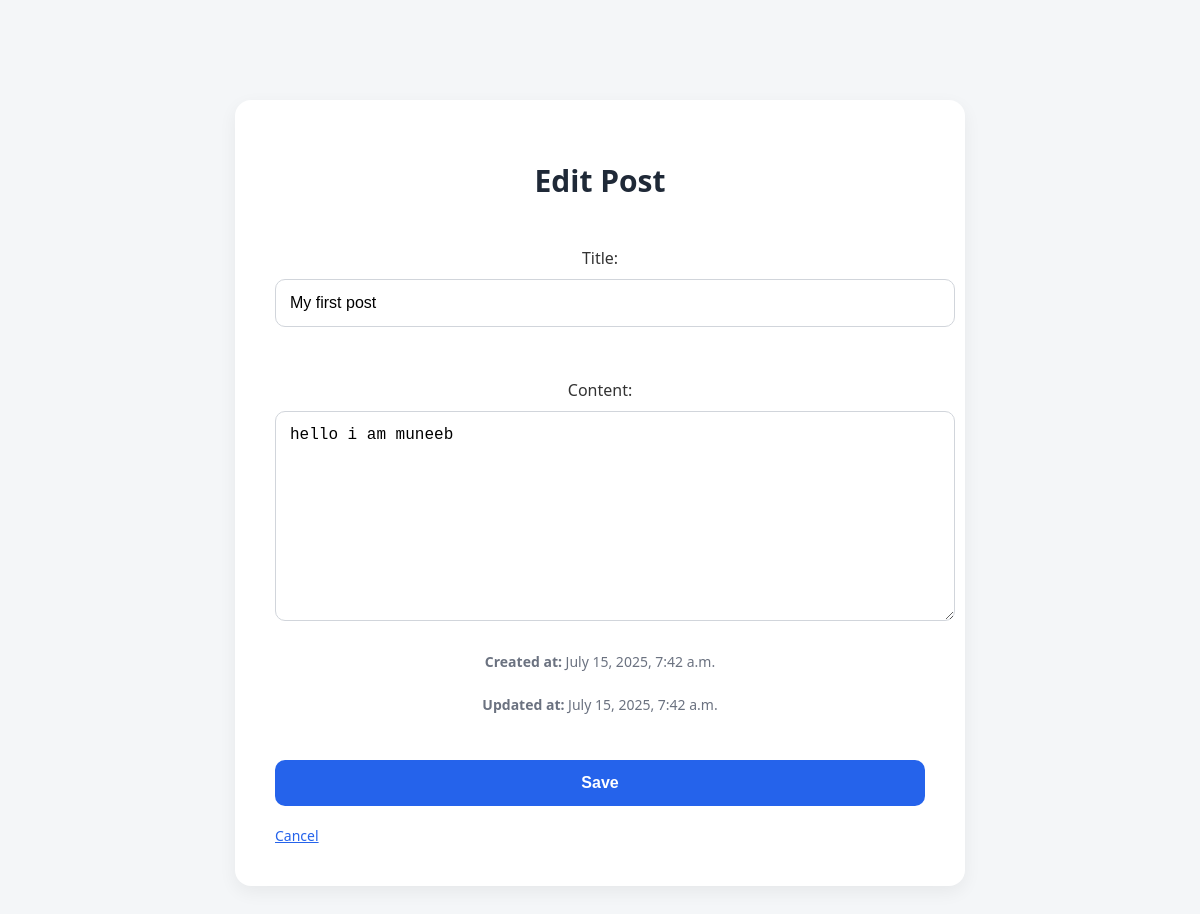
The page /post/edit/8 (signed in) on the database its author committed.
### blog/models.py (models this page shows, shortened)
class Post(models.Model):
    title = models.CharField(max_length=200)
    content = models.TextField()
    author = models.ForeignKey(User, on_delete=models.CASCADE)
    created = models.DateTimeField(auto_now_add=True)
    updated = models.DateTimeField(auto_now=True)

### blog/views.py (the view, shortened to what this page needs)
# urls.py: path("edit/<int:pk>",views.EditPostView.as_view(), name="edit"),
class EditPostView(LoginRequiredMixin, generic.UpdateView):
    model = Post
    fields = ['title', 'content']
    template_name = 'blog/form.html'
    def dispatch(self, request, *args, **kwargs):
        post = self.get_object()
        if post.author != request.user:
            return HttpResponse("Unauthorized", status=401)
        return super().dispatch(request, *args, **kwargs)

### blog/templates/blog/form.html (shortened to what this page needs)
{% load static %}
<!DOCTYPE html>
<html>
<head>
    <link rel="stylesheet" href="{% static 'blog/index.css' %}">
</head>
<body>
<div class="post-form">
    <h1>{% if form.instance.pk %}Edit{% else %}New{% endif %} Post</h1>
    <form method="post">
        {{ form.as_p }}
        {% if form.instance.pk %}
            {% if form.instance.created == form.instance.updated %}
                <p class="timestamp"><strong>Created at:</strong> {{ form.instance.created }}</p>
            {% else %}
                <p class="timestamp"><strong>Created at:</strong> {{ form.instance.created }}</p>
                <p class="timestamp"><strong>Updated at:</strong> {{ form.instance.updated }}</p>
            {% endif %}
        {% endif %}
        <button type="submit">Save</button>
    </form>
    <a href="{% url 'blog:index' %}" class="cancel-link">Cancel</a>
</div>
</body>
</html>

### blog/static/blog/index.css (style rules this page uses)
body { font-family: 'Segoe UI', Roboto, sans-serif; background-color: #f4f6f8; color: #333; margin: 0; padding: 40px 20px; }
h1 { text-align: center; color: #1a202c; font-size: 36px; margin-bottom: 40px; }
form { text-align: center; margin-top: 30px; }
button { padding: 10px 20px; background-color: #ef4444; color: white; border: none; border-radius: 10px; cursor: pointer; font-weight: bold; transition: background-color 0.2s ease; }
form textarea, form input[type="text"] { width: 100%; padding: 12px; border: 1px solid #ccc; border-radius: 10px; margin-top: 10px; font-size: 15px; }
form button { margin-top: 12px; }
.post-form { max-width: 650px; margin: 60px auto; padding: 40px; background-color: #ffffff; border-radius: 16px; box-shadow: 0 6px 18px rgba(0, 0, 0, 0.06); }
.post-form h1 { text-align: center; font-size: 30px; margin-bottom: 30px; color: #1f2937; }
.post-form form { display: flex; flex-direction: column; gap: 20px; }
.post-form form input, .post-form form textarea, .post-form form select { padding: 14px; border-radius: 10px; border: 1px solid #d1d5db; font-size: 16px; width: 100%; }
.post-form button { background-color: #2563eb; color: white; border: none; padding: 14px; font-size: 16px; border-radius: 10px; cursor: pointer; font-weight: bold; transition: background-color 0.2s ease; }
.timestamp { font-size: 14px; color: #6b7280; margin-top: -10px; }
.cancel-link { display: inline-block; margin-top: 20px; text-align: center; color: #2563eb; text-decoration: underline; font-size: 14px; }

### rows shown on the page
Post: title "My first post", content "hello i am muneeb", instance.created "July 15, 2025, 7:42 a.m.", instance.updated "July 15, 2025, 7:42 a.m."
